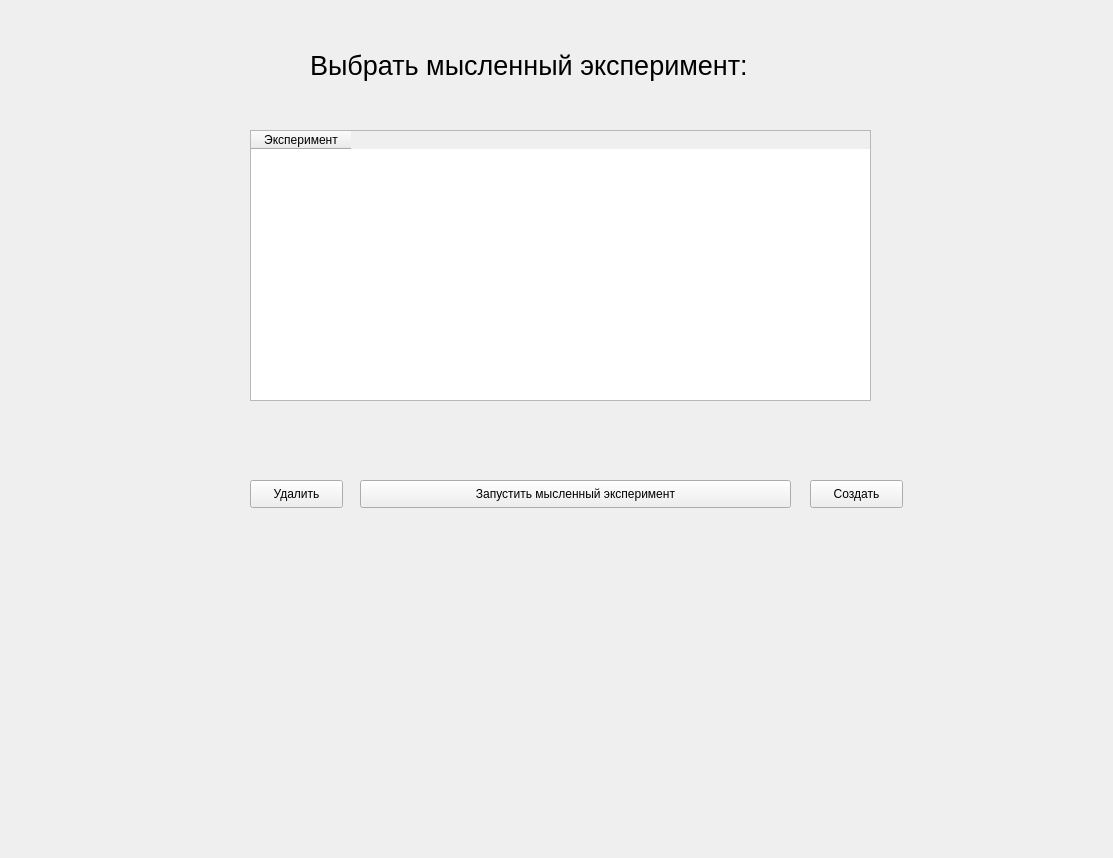
<?xml version="1.0" encoding="UTF-8"?>
<ui version="4.0">
 <class>Form</class>
 <widget class="QWidget" name="Form">
  <property name="geometry">
   <rect>
    <x>0</x>
    <y>0</y>
    <width>1113</width>
    <height>858</height>
   </rect>
  </property>
  <property name="windowTitle">
   <string>Form</string>
  </property>
  <widget class="QLabel" name="label">
   <property name="geometry">
    <rect>
     <x>310</x>
     <y>30</y>
     <width>531</width>
     <height>71</height>
    </rect>
   </property>
   <property name="font">
    <font>
     <family>Tahoma</family>
     <pointsize>20</pointsize>
    </font>
   </property>
   <property name="text">
    <string>Выбрать мысленный эксперимент:</string>
   </property>
  </widget>
  <widget class="QPushButton" name="pushButton30">
   <property name="geometry">
    <rect>
     <x>250</x>
     <y>480</y>
     <width>93</width>
     <height>28</height>
    </rect>
   </property>
   <property name="text">
    <string>Удалить</string>
   </property>
  </widget>
  <widget class="QPushButton" name="ok">
   <property name="geometry">
    <rect>
     <x>360</x>
     <y>480</y>
     <width>431</width>
     <height>28</height>
    </rect>
   </property>
   <property name="text">
    <string>Запустить мысленный эксперимент</string>
   </property>
  </widget>
  <widget class="QPushButton" name="pushButton333">
   <property name="geometry">
    <rect>
     <x>810</x>
     <y>480</y>
     <width>93</width>
     <height>28</height>
    </rect>
   </property>
   <property name="text">
    <string>Создать</string>
   </property>
  </widget>
  <widget class="QTableWidget" name="tableWidget">
   <property name="geometry">
    <rect>
     <x>250</x>
     <y>130</y>
     <width>621</width>
     <height>271</height>
    </rect>
   </property>
   <property name="maximumSize">
    <size>
     <width>621</width>
     <height>16777215</height>
    </size>
   </property>
   <column>
    <property name="text">
     <string>Эксперимент</string>
    </property>
    <property name="font">
     <font>
      <stylestrategy>PreferDefault</stylestrategy>
     </font>
    </property>
    <property name="textAlignment">
     <set>AlignCenter</set>
    </property>
   </column>
  </widget>
 </widget>
 <resources/>
 <connections/>
</ui>
